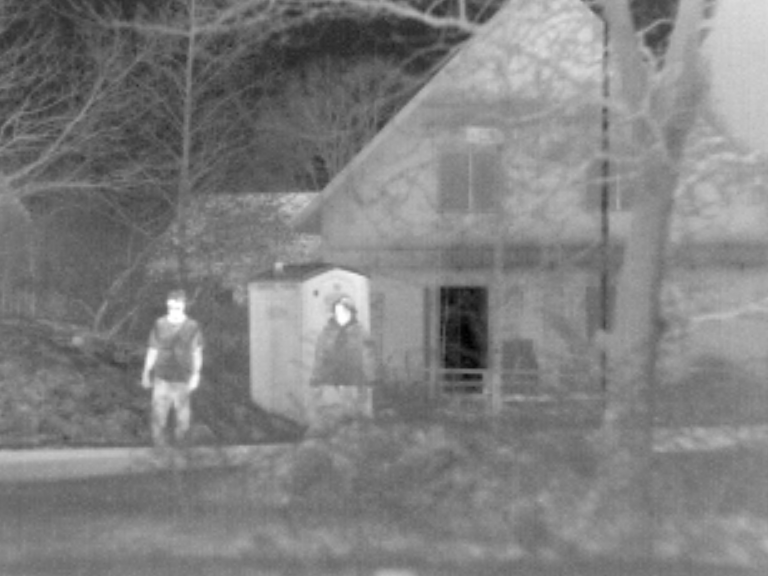
%> input picture Input_IMG/11_IR.bmp, 768 x 576 px; its folder holds 4 pictures in this run
$ octave main.m   (GNU Octave 9; MATLAB toolbox functions it lacks are replaced by stand-ins)
%> lines starting %> are read from the running program, lines starting %| are printed output that depends on the picture; in (x1, y1, x2, y2) boxes, pixels count from 0 and x2, y2 are one past the last pixel; in counts of white or black regions, pixels touching at a corner belong together; the program's own positions count from 1
### Resize.m
function dI = Resize(imgSeqColor, maxSize)
if ~exist('maxSize', 'var')
   maxSize = 512;
end
imgSeqColor = double(imgSeqColor);
m = size(imgSeqColor, 1);
n = size(imgSeqColor, 2);
if m >= n && m > maxSize
    sampleFactor = m / maxSize;
    dI = imresize(imgSeqColor, [maxSize, floor(n / sampleFactor)],'bicubic');
elseif m < n && n > maxSize
    sampleFactor = n / maxSize;
    dI = imresize(imgSeqColor, [floor(m / sampleFactor), maxSize],'bicubic');
else
    dI = imgSeqColor;
end

### scale_fine.m

function [D1, i_meant,aa,N1,S_map1] = scale_fine(imgSeqColor,r1,lambda)
[h,w,n]=size(imgSeqColor);
N = boxfilter(ones(h, w), r1);
tem=ones(h, w);
tem(:,2:2:w)=0;
tem(2:2:h,:)=0;
N1= boxfilter(tem, r1);
p=6;
[WD, Cmax,i_mean,S_map,i_mean2]= weight_spd_fine(imgSeqColor,p,r1,lambda);
WD=WD.*repmat(Cmax,[1 1 n]);
F_temp2_detail=zeros(h,w,n);
i_meant=zeros(ceil(h/2),ceil(w/2),2);
S_map1=zeros(ceil(h/2),ceil(w/2),2);
tic
for i = 1:n
     aa=S_map(:,:,i).*tem;
    S_map1(:,:,i)=aa(1:2:h,1:2:w);
     aa=i_mean(:,:,i).*tem;
    i_meant(:,:,i)=aa(1:2:h,1:2:w);
    W_D1=boxfilter(i_mean2(:,:,i).*WD(:,:,i), r1)./ N;
    W_D2=boxfilter(WD(:,:,i), r1)./ N;
    F_temp2_detail(:,:,i)=W_D2.*imgSeqColor(:,:,i)-W_D1;
end
    w1 = 0.5+(S_map(:,:,1)-S_map(:,:,2))/2;
    Dr= w1.*F_temp2_detail(:,:,1) ;
    Dv =  (1-w1).*F_temp2_detail(:,:,2);
    D1 = Dr+Dv;
    D1 = ATEE(D1,imgSeqColor);
end

### boxfilter.m
function imDst = boxfilter(imSrc, r)

%   BOXFILTER   O(1) time box filtering using cumulative sum
%
%   - Definition imDst(x, y)=sum(sum(imSrc(x-r:x+r,y-r:y+r)));
%   - Running time independent of r;
%   - Equivalent to the function: colfilt(imSrc, [2*r+1, 2*r+1], 'sliding', @sum);
%   - But much faster.

[hei, wid] = size(imSrc);
imDst = zeros(size(imSrc));

%cumulative sum over Y axis
imCum = cumsum(imSrc, 1);
%difference over Y axis
imDst(1:r+1, :) = imCum(1+r:2*r+1, :);
imDst(r+2:hei-r, :) = imCum(2*r+2:hei, :) - imCum(1:hei-2*r-1, :);
imDst(hei-r+1:hei, :) = repmat(imCum(hei, :), [r, 1]) - imCum(hei-2*r:hei-r-1, :);

%cumulative sum over X axis
imCum = cumsum(imDst, 2);
%difference over Y axis
imDst(:, 1:r+1) = imCum(:, 1+r:2*r+1);
imDst(:, r+2:wid-r) = imCum(:, 2*r+2:wid) - imCum(:, 1:wid-2*r-1);
imDst(:, wid-r+1:wid) = repmat(imCum(:, wid), [1, r]) - imCum(:, wid-2*r:wid-r-1);
end

### weight_spd_fine.m
function [sMap,Cmax,i_mean,S_map,i_mean2] = weight_spd_fine(imgSeqColor,p,r1,lambda)
R=2*r1+1;
[h,w,~]=size(imgSeqColor);
N1 = boxfilter(ones(h, w), r1);
if size(imgSeqColor,4)==1
    N = size(imgSeqColor,3);
else
    N = size(imgSeqColor,4);
end
C = zeros(size(imgSeqColor,1),size(imgSeqColor,2),N);
i_mean2= zeros(size(imgSeqColor,1),size(imgSeqColor,2),N);
i_mean= zeros(size(imgSeqColor,1),size(imgSeqColor,2),N);
S_map= zeros(size(imgSeqColor,1),size(imgSeqColor,2),N);
S_map(:,:,1)= Visual_saliency_map(imgSeqColor(:,:,1));
 S_map(:,:,2) = Infrared_saliency_map(imgSeqColor(:,:,2));
for i = 1:N
        img = imgSeqColor(:,:,i);
        i_mean2(:,:,i)=boxfilter(img, r1)./ N1;
        i_var2= boxfilter(img.*img, r1)./ N1- i_mean2(:,:,i).* i_mean2(:,:,i);
   img_gray = img;
  i_mean(:,:,i) = SSFF(img_gray,r1,lambda);
        i_var2=sqrt(max(i_var2,0));
        C(:,:,i) = i_var2 * sqrt( R^2  );
end
Cmax=max(C,[],3);
sMap1 = C.^p;
sMap2 = C.^(p-1);
normalizer = sum(sMap1,3);
sMap = sMap2 ./ repmat(normalizer,[1, 1, N]) ;

### multi_sta.m
function [C_out,D1,D21] = multi_sta(imgSeqColor)
imgSeqColor = Resize(imgSeqColor, 1024);
    r1=4;
    lambda=0.25;
    T=0.5;
    %% multi-scale scale
    [ D1,i_mean1,aa1,N1,S_map1] = scale_fine(imgSeqColor,r1,lambda);
    [w,h,~,~]=size(imgSeqColor);
    nlev = floor(log(min(w,h)) / log(2))-5;
    D2 = cell(nlev,1);
    aa2= cell(nlev,1);
    N2= cell(nlev,1);
    r2=4;
    lambda=lambda*T;
    for ii=1:nlev
        [ D2{ii},i_mean2,aa2{ii},N2{ii},S_map2] = scale_interm(i_mean1,r2,lambda,S_map1);
        S_map1 = S_map2;
        i_mean1=i_mean2;
        lambda=lambda*T;
    end
    D22= D2{1};
    D21=zeros(size(aa1));
    D21(1:2:size(aa1,1),1:2:size(aa1,2))=D22;
    %% the coarsest  scale
    r3=3;
    [fI3,~,~,~] = scale_coarse(i_mean2,r3,lambda,S_map2);
    %% reconstruct
    %% Intermediate layers
    for ii=nlev:-1:1
        temp=aa2{ii};
        fI=zeros(size(temp));
        fI(1:2:size(temp,1),1:2:size(temp,2))=fI3;
        B2=boxfilter(fI, r2)./ N2{ii}+D2{ii};
        fI3=B2;
    end
    %% finest layers
    fI=zeros(size(aa1));
    fI(1:2:size(aa1,1),1:2:size(aa1,2))=B2;
    B1=boxfilter(fI, r1)./ N1;
    C_out=B1+D1;
end

### main.m
clear;
close all;
addpath(genpath(pwd));
folder1='Input_IMG/';
filepath=dir(folder1);
filepath1=filepath(3:end);
totalTic = tic;
for i = 1:2:length(filepath1)-1
    a=im2double(imread(fullfile(folder1,filepath1(i).name)));
%> a: size 576x768 double; min 0, max 1, mean 0.501
    b=im2double(imread(fullfile(folder1,filepath1(i+1).name)));
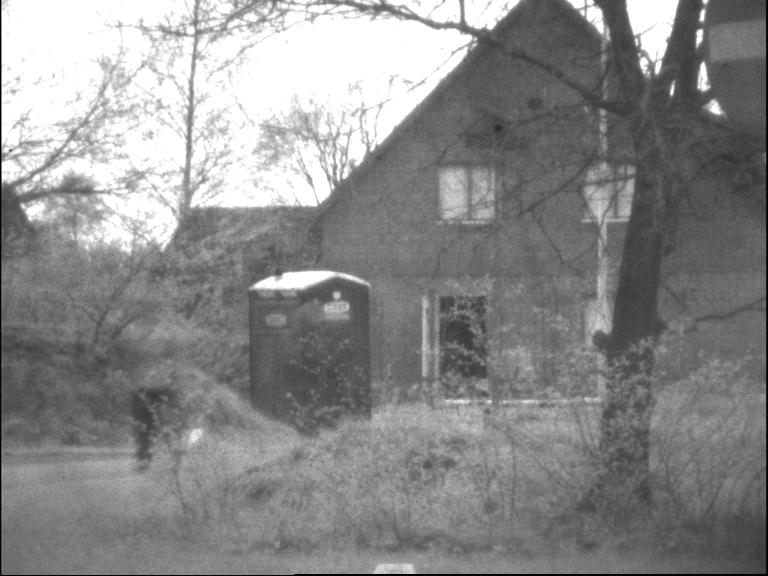
%> input picture Input_IMG/11_VIS.bmp, 768 x 576 px
%> b: size 576x768 double; min 0, max 1, mean 0.54
    if size(a,3)==3
        a=rgb2gray(a);
    end
    if size(b,3)==3
        b=rgb2gray(b);
    end
    imgSeqColor=zeros(size(a,1),size(a,2),2);
    imgSeqColor(:,:,1)=a;
    imgSeqColor(:,:,2)=b;
    [C_out,D1,D21] = multi_sta(imgSeqColor);
%> in boxfilter, `imDst(:, 1:r+1) = imCum(:, 1+r:2*r+1);`:
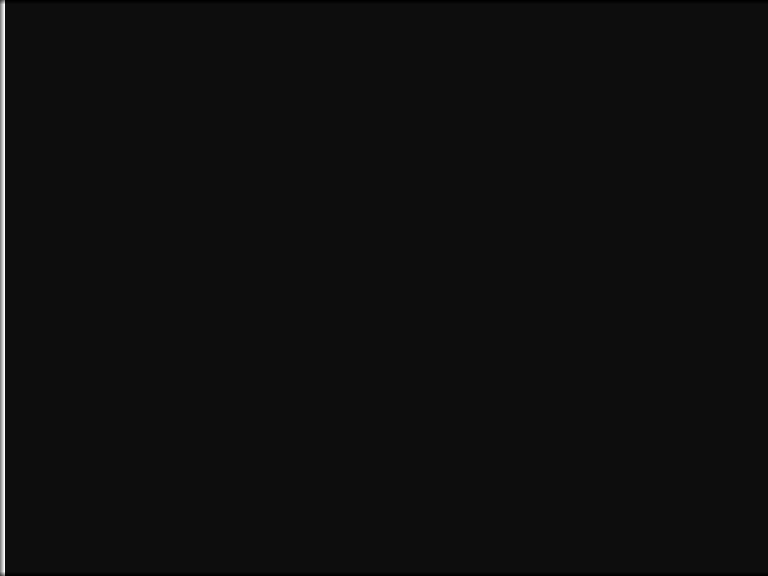
%> imDst: size 576x768 double; min 5, max 81, mean 9.3; drawn with min black and max white
%> in boxfilter, `imDst(:, wid-r+1:wid) = repmat(imCum(:, wid), [1, r]) - imCum(:, wid-2..`:
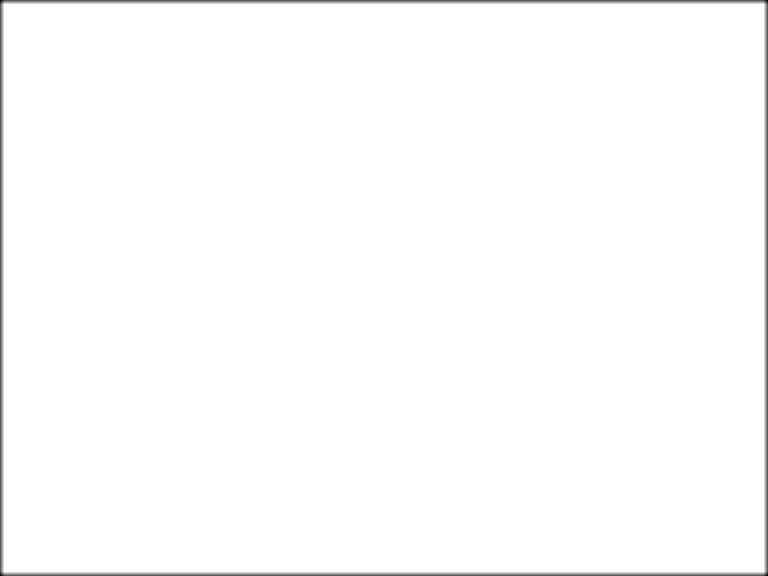
%> imDst: size 576x768 double; min 25, max 81, mean 80.5; drawn with min black and max white
%> in scale_fine, `tem(:,2:2:w)=0;`:
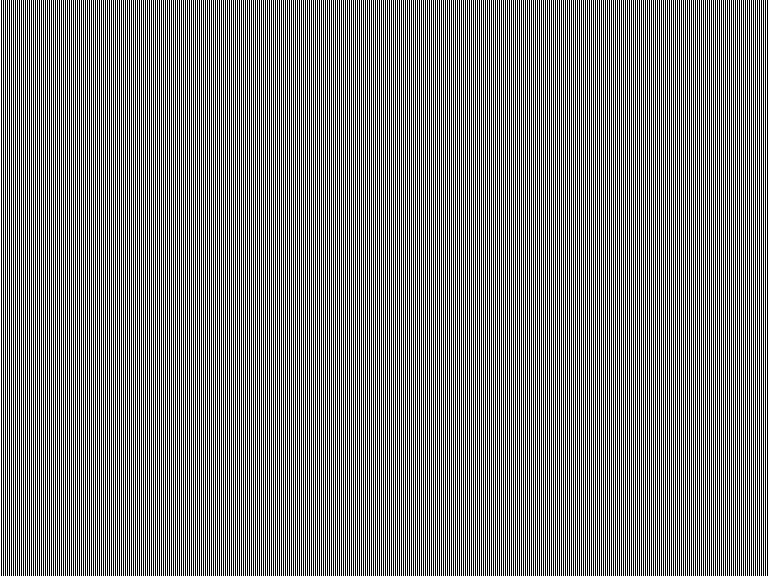
%> tem: size 576x768 double; values 0 (black) and 1 (white), 50% white in thin lines or dots
%> in scale_fine, `tem(2:2:h,:)=0;`:
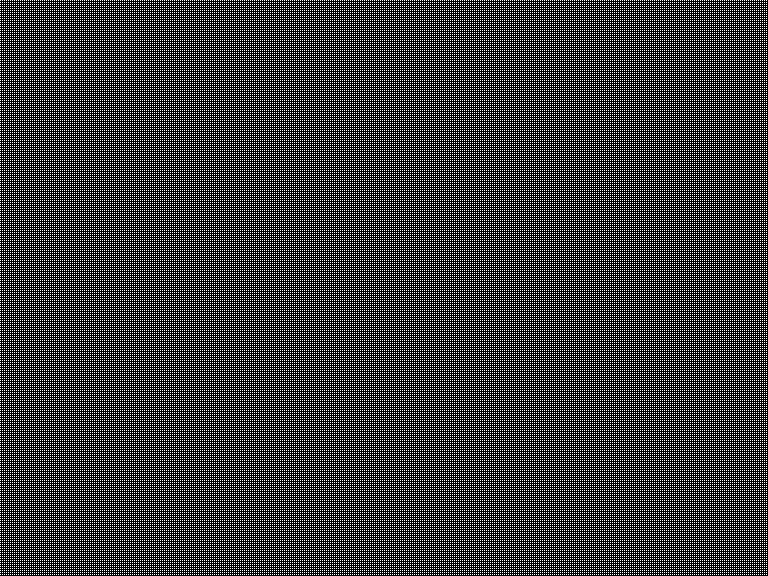
%> tem: size 576x768 double; values 0 (black) and 1 (white), 25% white in thin lines or dots
%> call 2 of boxfilter, with r = 4
%> in boxfilter (call 2), `imDst(hei-r+1:hei, :) = repmat(imCum(hei, :), [r, 1]) - imCum(hei-2*r:..`:
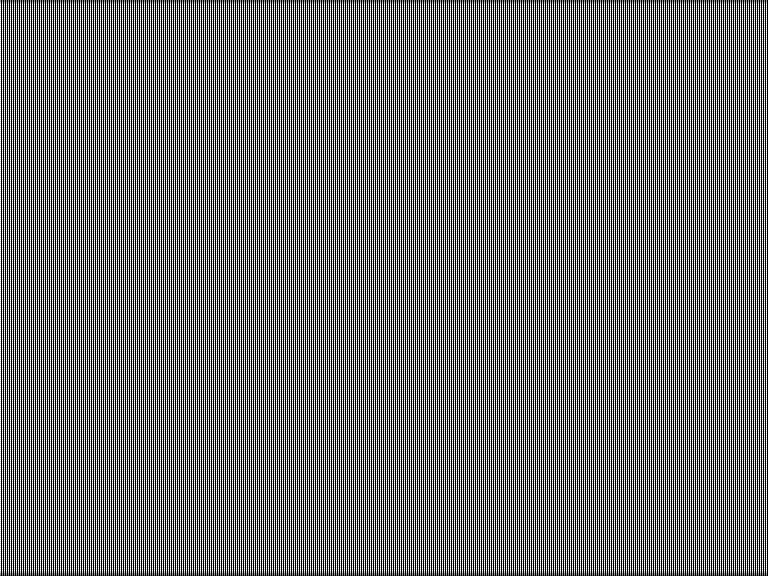
%> imDst: size 576x768 double; min 0, max 5, mean 2.24; drawn with min black and max white
%> in boxfilter (call 2), `imDst(:, 1:r+1) = imCum(:, 1+r:2*r+1);`: imDst: size 576x768 double; 0.65% of pixels changed, all inside (x1, y1, x2, y2) = (0, 0, 5, 576)
%> in boxfilter (call 2), `imDst(:, wid-r+1:wid) = repmat(imCum(:, wid), [1, r]) - imCum(:, wid-2..`:
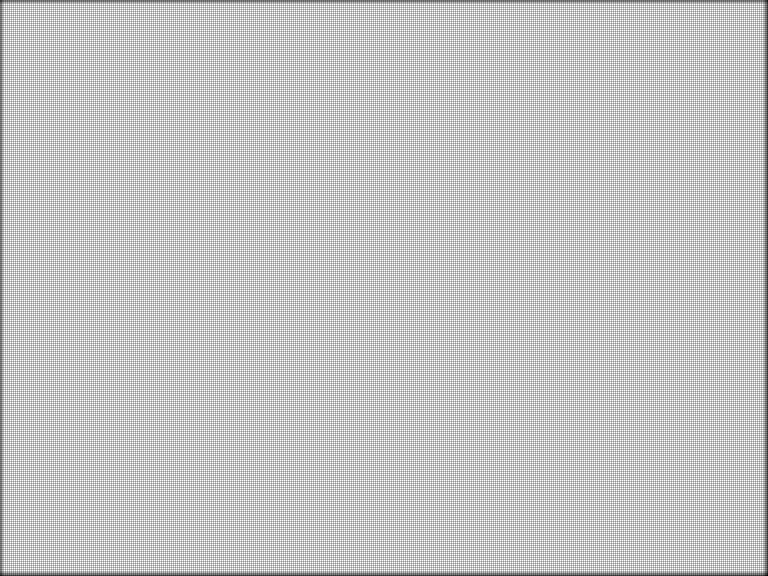
%> imDst: size 576x768 double; min 4, max 25, mean 20.1; drawn with min black and max white
%> the run ends on the next line
